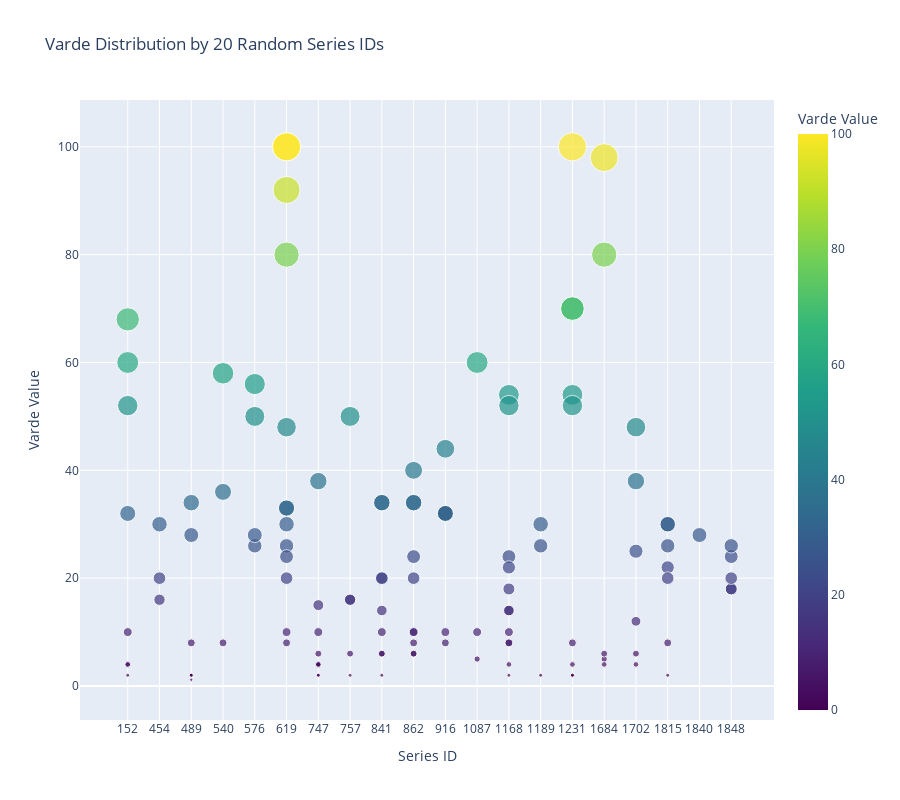

Write notebook code for a chart like this one.
### Code cell
import pandas as pd
import plotly.express as px
import numpy as np

# Ensure Series_id is treated as a string
df['Series_id'] = df['Series_id'].astype(str)

# Select 20 random unique Series IDs
random_series_ids = np.random.choice(df['Series_id'].unique(), size=20, replace=False)

# Filter the dataframe to only include selected Series IDs
df_subset = df[df['Series_id'].isin(random_series_ids)]

# Create scatter plot with bubbles
fig = px.scatter(
    df_subset, 
    x="Series_id",  
    y="varde",    
    size="varde",   
    color="varde",
    color_continuous_scale="Viridis",
    title="Varde Distribution by 20 Random Series IDs",
    labels={"varde": "Varde Value", "Series_id": "Series ID"}
)

# Improve layout
fig.update_layout(
    height=800,
    xaxis=dict(type="category", tickmode="linear"),  # Ensure discrete x-axis
    showlegend=False
)

fig.show()

### Figure 1 — Plotly figure (JSON) as saved in the notebook; plotly's stock layout.template omitted (floating-point values rounded to 4 significant figures; data arrays with more than 128 entries replaced by an {"elided": "..."} marker saying what was removed)
{"data": [{"hovertemplate": "Series ID=%{x}<br>Varde Value=%{marker.color}<extra></extra>", "legendgroup": "", "marker": {"color": {"elided": "224 float values"}, "coloraxis": "coloraxis", "size": {"elided": "224 float values"}, "sizemode": "area", "sizeref": 0.25, "symbol": "circle"}, "mode": "markers", "name": "", "orientation": "v", "showlegend": false, "type": "scatter", "x": {"elided": "224 str values"}, "xaxis": "x", "y": {"elided": "224 float values"}, "yaxis": "y"}], "layout": {"coloraxis": {"colorbar": {"title": {"text": "Varde Value"}}, "colorscale": [[0, "#440154"], [0.1111, "#482878"], [0.2222, "#3e4989"], [0.3333, "#31688e"], [0.4444, "#26828e"], [0.5556, "#1f9e89"], [0.6667, "#35b779"], [0.7778, "#6ece58"], [0.8889, "#b5de2b"], [1, "#fde725"]]}, "height": 800, "legend": {"itemsizing": "constant", "tracegroupgap": 0}, "showlegend": false, "title": {"text": "Varde Distribution by 20 Random Series IDs"}, "xaxis": {"anchor": "y", "domain": [0, 1], "tickmode": "linear", "title": {"text": "Series ID"}, "type": "category"}, "yaxis": {"anchor": "x", "domain": [0, 1], "title": {"text": "Varde Value"}}}}
